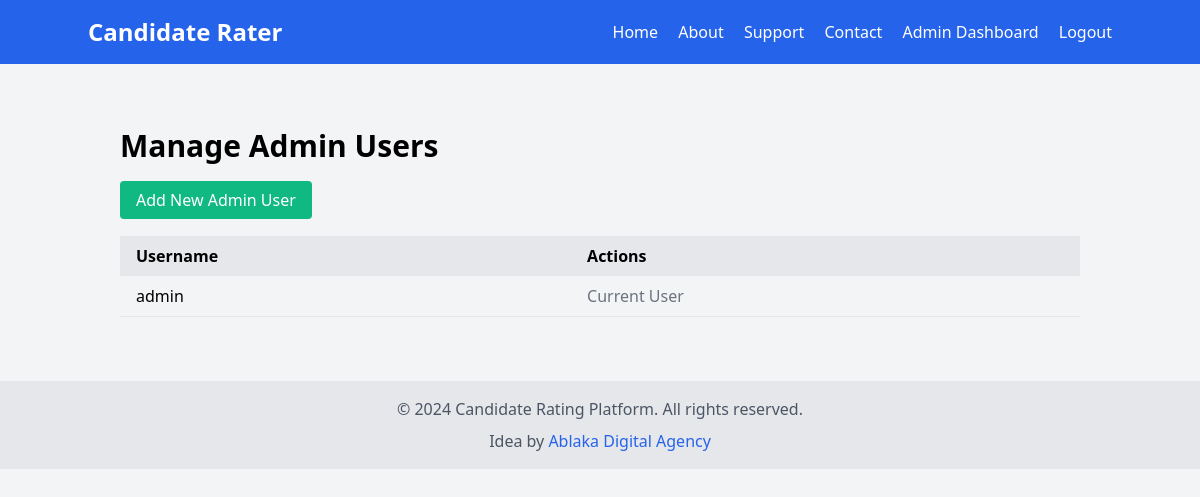
The app's page /admin/manage_users (signed in), older data.
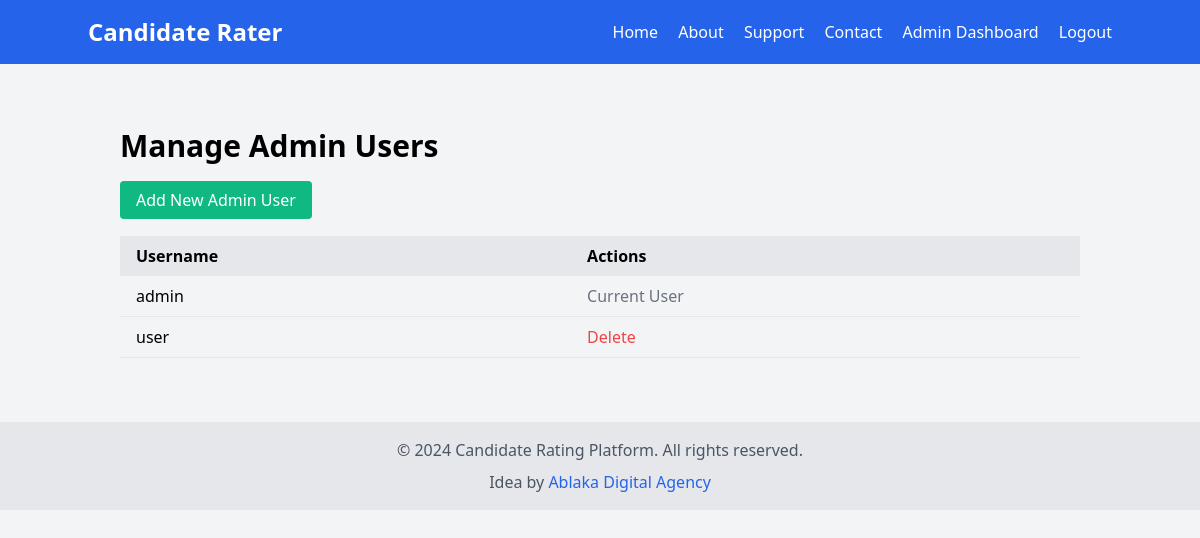
The same page, newer data.
### models.py (models this page shows)
class Admin(db.Model):
    id = db.Column(db.Integer, primary_key=True)
    username = db.Column(db.String(80), unique=True, nullable=False)
    password = db.Column(db.String(120), nullable=False)

### main.py (the view)
@app.route('/admin/manage_users')
def admin_manage_users():
    if 'admin_id' not in session:
        flash('Please log in to access this page', 'error')
        return redirect(url_for('admin_login'))
    admin_users = Admin.query.all()
    return render_template('admin/manage_users.html', admin_users=admin_users)

### templates/admin/manage_users.html
{% extends "base.html" %}
{% block content %}
<div class="container mx-auto px-4 py-8">
    <h1 class="text-3xl font-bold mb-6">Manage Admin Users</h1>
    <div class="mb-6">
        <a href="{{ url_for('admin_add_user') }}" class="bg-green-500 text-white px-4 py-2 rounded hover:bg-green-600">Add New Admin User</a>
    </div>
    <div class="overflow-x-auto">
        <table class="w-full table-auto">
            <thead>
                <tr class="bg-gray-200">
                    <th class="px-4 py-2 text-left">Username</th>
                    <th class="px-4 py-2 text-left">Actions</th>
                </tr>
            </thead>
            <tbody>
                {% for admin in admin_users %}
                <tr class="border-b">
                    <td class="px-4 py-2">{{ admin.username }}</td>
                    <td class="px-4 py-2">
                        {% if admin.id != session['admin_id'] %}
                        <form action="{{ url_for('admin_delete_user', id=admin.id) }}" method="POST" class="inline">
                            <button type="submit" class="text-red-500 hover:underline" onclick="return confirm('Are you sure you want to delete this admin user?')">Delete</button>
                        </form>
                        {% else %}
                        <span class="text-gray-500">Current User</span>
                        {% endif %}
                    </td>
                </tr>
                {% endfor %}
            </tbody>
        </table>
    </div>
</div>
{% endblock %}

### templates/base.html (shortened to what this page needs)
<!DOCTYPE html>
<html lang="en">
<head>
    <link href="https://cdn.jsdelivr.net/npm/tailwindcss@2.2.19/dist/tailwind.min.css" rel="stylesheet">
    <link rel="stylesheet" href="{{ url_for('static', filename='css/styles.css') }}">
</head>
<body class="bg-gray-100">
    <nav class="bg-blue-600 p-4">
        <div class="container mx-auto flex justify-between items-center">
            <a href="{{ url_for('index') }}" class="text-white text-2xl font-bold">Candidate Rater</a>
            <div>
                <a href="{{ url_for('index') }}" class="text-white mr-4 hover:underline">Home</a>
                <a href="{{ url_for('about') }}" class="text-white mr-4 hover:underline">About</a>
                <a href="{{ url_for('support') }}" class="text-white mr-4 hover:underline">Support</a>
                <a href="{{ url_for('contact') }}" class="text-white mr-4 hover:underline">Contact</a>
                {% if 'admin_id' in session %}
                    <a href="{{ url_for('admin_dashboard') }}" class="text-white mr-4 hover:underline">Admin Dashboard</a>
                    <a href="{{ url_for('admin_logout') }}" class="text-white hover:underline">Logout</a>
                {% else %}
                    <a href="{{ url_for('admin_login') }}" class="text-white hover:underline">Admin Login</a>
                {% endif %}
            </div>
        </div>
    </nav>
    <main class="container mx-auto mt-8 px-4">
        {% block content %}{% endblock %}
    </main>
    <footer class="bg-gray-200 p-4 mt-8">
        <div class="container mx-auto text-center text-gray-600">
            <p>&copy; 2024 Candidate Rating Platform. All rights reserved.</p>
            <p class="mt-2">Idea by <a href="https://www.ablaka.com" class="text-blue-600 hover:underline">Ablaka Digital Agency </a> </p>
        </div>
    </footer>
</body>
</html>

Row changes from the older to the newer data that the page shows:
added Admin: username "user"
